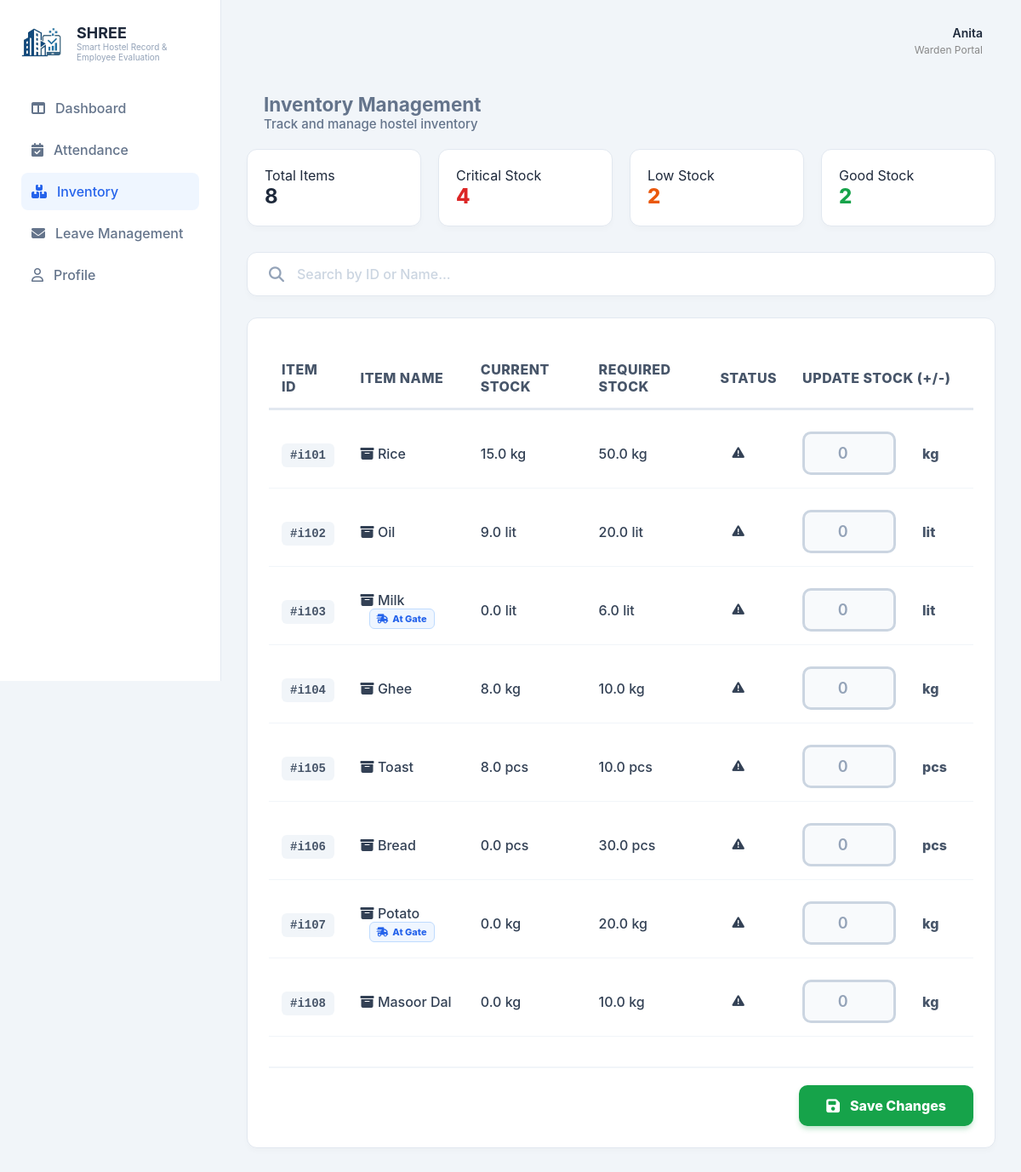
The app's page /accounts/warden/inventory/ (signed in), older data.
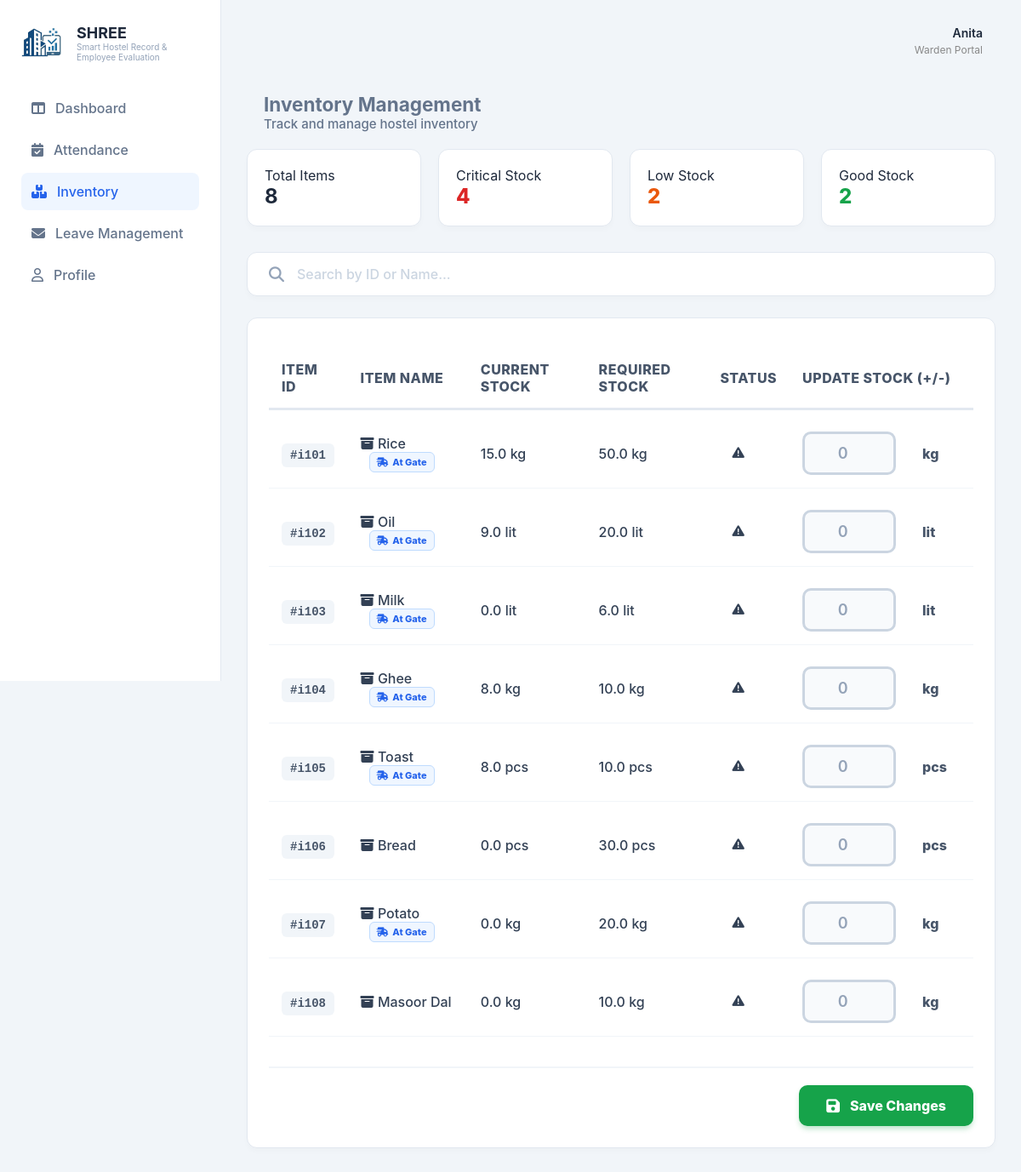
The same page, newer data.
### accounts/models.py (models this page shows)
class Inventory(models.Model):
    item_id = models.CharField(max_length=20, unique=True)
    item_name = models.CharField(max_length=100)
    current_stock = models.FloatField(default=0.0)
    required_stock = models.FloatField(default=0.0)
    unit = models.CharField(max_length=10, default='kg')
    is_delivered = models.BooleanField(default=False)

### accounts/views.py (the view)
# urls.py: path('warden/inventory/', views.inventory_view, name='inventory'),
@login_required
def inventory_view(request):
    try:
        warden = Warden.objects.get(user=request.user)
    except Warden.DoesNotExist:
        warden = None
    search_query = request.GET.get('search', '')
    if search_query:
        items = Inventory.objects.filter(item_name__icontains=search_query) | Inventory.objects.filter(item_id__icontains=search_query)
    else:
        items = Inventory.objects.all()
    total_items = items.count()
    critical_count = sum(1 for i in items if i.current_stock < (i.required_stock * 0.2))
    low_count = sum(1 for i in items if i.current_stock < (i.required_stock * 0.5) and i.current_stock >= (i.required_stock * 0.2))
    good_count = total_items - critical_count - low_count
    context = {
        'items': items,
        'warden': warden,
        'total_items': total_items,
        'critical_count': critical_count,
        'low_count': low_count,
        'good_count': good_count,
        'search_query': search_query
    }
    return render(request, 'Shree1/warden_inventory.html', context)

### templates/Shree1/warden_inventory.html (shortened to what the changed rows need)
{% load static %}
<!doctype html>
<html lang="en">
  <head>
    <link
      rel="stylesheet"
      href="{% static 'Shree1/css/dashboardWarden.css' %}"
    />
    <link
      rel="stylesheet"
      href="{% static 'Shree1/css/warden_inventory.css' %}"
    />
    <link
      rel="stylesheet"
      href="https://cdnjs.cloudflare.com/ajax/libs/font-awesome/6.4.0/css/all.min.css"
    />
  </head>
  <body>
    <div class="container">
      <aside class="sidebar">
        <div class="logo-section">
          <div>
            <h2 class="logo-name">SHREE</h2>
          </div>
        </div>
      </aside>
      <main class="main-content">
        <section class="inventory-header">
          <div>
            <h1>Inventory Management</h1>
          </div>
        </section>
        <div class="inventory-stats">
          <div class="stat-box">
            <h2>{{ total_items|default:"0" }}</h2>
          </div>
          <div class="stat-box critical">
            <h2 class="red-text">{{ critical_count|default:"0" }}</h2>
          </div>
          <div class="stat-box low">
            <h2 class="orange-text">{{ low_count|default:"0" }}</h2>
          </div>
          <div class="stat-box good">
            <h2 class="green-text">{{ good_count|default:"0" }}</h2>
          </div>
        </div>
        <form method="POST" action="{% url 'update_inventory_stock' %}">
          <div class="inventory-card">
            <table class="inventory-table">
              <thead>
                <tr>
                  <th>Item ID</th>
                  <th>Item Name</th>
                  <th>Current Stock</th>
                  <th>Required Stock</th>
                  <th>Status</th>
                  <th>Update Stock (+/-)</th>
                </tr>
              </thead>
              <tbody>
                {% for item in items %}
                <tr>
                  <td><span class="id-text">#{{ item.item_id }}</span></td>
                  <td>
                    <i class="fa-solid fa-box-archive"></i> {{ item.item_name }}
                    {% if item.is_delivered %}
                    <span
                      class="delivery-alert-tag"
                      title="Supplier marked as delivered"
                    >
                      <i class="fa-solid fa-truck-fast"></i> At Gate
                    </span>
                    {% endif %}
                  </td>
                  <td
                    class="stock-val {% if item.get_status == 'Critical' %}red-text{% elif item.get_status == 'Low' %}orange-text{% endif %}"
                  >
                    {{ item.current_stock }} {{ item.unit }}
                  </td>
                  <td>{{ item.required_stock }} {{ item.unit }}</td>
                  <td>
                    <span class="status-tag {{ item.get_status|lower }}">
                      <i
                        class="fa-solid {% if item.get_status == 'Good' %}fa-check{% else %}fa-triangle-exclamation{% endif %}"
                      ></i>
                    </span>
                  </td>
                  <td>
                    <div class="action-group">
                      <input
                        type="number"
                        name="qty_{{ item.item_id }}"
                        class="qty-input"
                        placeholder="0"
                        step="0.1"
                      />
                      <span
                        class="unit-select"
                        style="
                          border: none;
                          background: transparent;
                          font-weight: 800;
                        "
                      >
                        {{ item.unit }}
                      </span>
                    </div>
                  </td>
                </tr>
                {% endfor %}
              </tbody>
            </table>
          </div>
        </form>
      </main>
    </div>
  </body>
</html>

Row changes from the older to the newer data that the page shows:
changed Inventory "Rice": now shows "At Gate"
changed Inventory "Oil": now shows "At Gate"
changed Inventory "Ghee": now shows "At Gate"
changed Inventory "Toast": now shows "At Gate"
